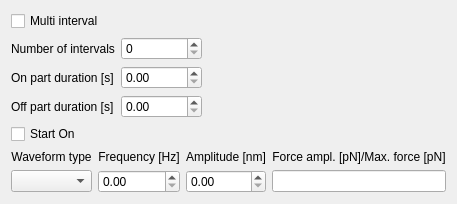
              <widget class="QWidget" name="customExpZPage">
               <attribute name="title">
                <string>Z</string>
               </attribute>
               <layout class="QVBoxLayout" name="custExpZVert" stretch="1,1">
                <item>
                 <layout class="QGridLayout" name="customExpZConfGrid" columnstretch="1,1,1,1,1">
                  <item row="0" column="0">
                   <widget class="QCheckBox" name="customExpZMultiIntCheck">
                    <property name="text">
                     <string>Multi interval</string>
                    </property>
                   </widget>
                  </item>
                  <item row="2" column="1">
                   <widget class="QDoubleSpinBox" name="customExpZOnDurNumDbl"/>
                  </item>
                  <item row="2" column="0">
                   <widget class="QLabel" name="customExpZOnDurLab">
                    <property name="text">
                     <string>On part duration [s]</string>
                    </property>
                   </widget>
                  </item>
                  <item row="4" column="0">
                   <widget class="QCheckBox" name="customExpZStartOnCheck">
                    <property name="text">
                     <string>Start On</string>
                    </property>
                   </widget>
                  </item>
                  <item row="3" column="0">
                   <widget class="QLabel" name="customExpZOffDurLab">
                    <property name="text">
                     <string>Off part duration [s]</string>
                    </property>
                   </widget>
                  </item>
                  <item row="1" column="0">
                   <widget class="QLabel" name="customExpZNumIntLab">
                    <property name="text">
                     <string>Number of intervals</string>
                    </property>
                   </widget>
                  </item>
                  <item row="3" column="1">
                   <widget class="QDoubleSpinBox" name="customExpZOffDurNumDbl"/>
                  </item>
                  <item row="2" column="2">
                   <spacer name="horizontalSpacer_3">
                    <property name="orientation">
                     <enum>Qt::Horizontal</enum>
                    </property>
                    <property name="sizeHint" stdset="0">
                     <size>
                      <width>40</width>
                      <height>20</height>
                     </size>
                    </property>
                   </spacer>
                  </item>
                  <item row="1" column="1">
                   <widget class="QSpinBox" name="customExpZNumIntNum"/>
                  </item>
                  <item row="2" column="3">
                   <spacer name="horizontalSpacer_4">
                    <property name="orientation">
                     <enum>Qt::Horizontal</enum>
                    </property>
                    <property name="sizeHint" stdset="0">
                     <size>
                      <width>40</width>
                      <height>20</height>
                     </size>
                    </property>
                   </spacer>
                  </item>
                  <item row="2" column="4">
                   <spacer name="horizontalSpacer_5">
                    <property name="orientation">
                     <enum>Qt::Horizontal</enum>
                    </property>
                    <property name="sizeHint" stdset="0">
                     <size>
                      <width>40</width>
                      <height>20</height>
                     </size>
                    </property>
                   </spacer>
                  </item>
                 </layout>
                </item>
                <item>
                 <layout class="QGridLayout" name="customExpZWFGrid" columnstretch="2,1,1,1" columnminimumwidth="0,0,0,0">
                  <item row="1" column="2">
                   <widget class="QDoubleSpinBox" name="customExpZAmplNumDbl"/>
                  </item>
                  <item row="0" column="0">
                   <widget class="QLabel" name="customExpZWFLab">
                    <property name="text">
                     <string>Waveform type</string>
                    </property>
                    <property name="alignment">
                     <set>Qt::AlignCenter</set>
                    </property>
                   </widget>
                  </item>
                  <item row="0" column="1">
                   <widget class="QLabel" name="customExpZFreqLab">
                    <property name="text">
                     <string>Frequency [Hz]</string>
                    </property>
                    <property name="alignment">
                     <set>Qt::AlignCenter</set>
                    </property>
                   </widget>
                  </item>
                  <item row="0" column="2">
                   <widget class="QLabel" name="customExpZAmplLab">
                    <property name="text">
                     <string>Amplitude [nm]</string>
                    </property>
                    <property name="alignment">
                     <set>Qt::AlignCenter</set>
                    </property>
                   </widget>
                  </item>
                  <item row="1" column="1">
                   <widget class="QDoubleSpinBox" name="customExpZFreqNumDbl"/>
                  </item>
                  <item row="1" column="0">
                   <widget class="QComboBox" name="customExpZWFCmb"/>
                  </item>
                  <item row="1" column="3">
                   <widget class="QLineEdit" name="customExpZEqForceVsMaxLine">
                    <property name="readOnly">
                     <bool>true</bool>
                    </property>
                   </widget>
                  </item>
                  <item row="0" column="3">
                   <widget class="QLabel" name="customExpZEqForceVsMaxLab">
                    <property name="text">
                     <string>Force ampl. [pN]/Max. force [pN]</string>
                    </property>
                    <property name="alignment">
                     <set>Qt::AlignCenter</set>
                    </property>
                   </widget>
                  </item>
                 </layout>
                </item>
               </layout>
              </widget>
